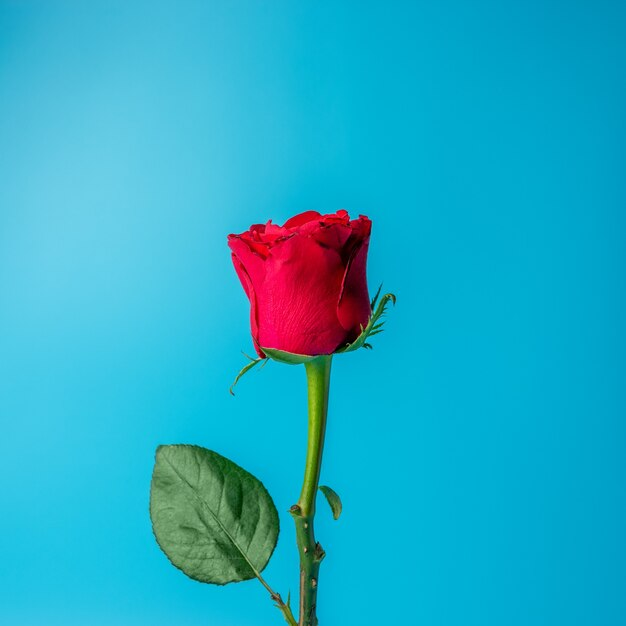
#> input picture IMAGE PROCESSING/rose.jpg, 626 x 626 px, found by its file name
$ python Difference_Operator.py
#> lines starting #> are read from the running program, lines starting #| are printed output that depends on the picture; after the words box and inside, x2 and y2 are one past the last pixel; in counts of white or black regions, pixels touching at a corner belong together
import cv2
import numpy as np
import matplotlib.pyplot as plt

# Read the image in grayscale
image = cv2.imread('rose.jpg', 0)
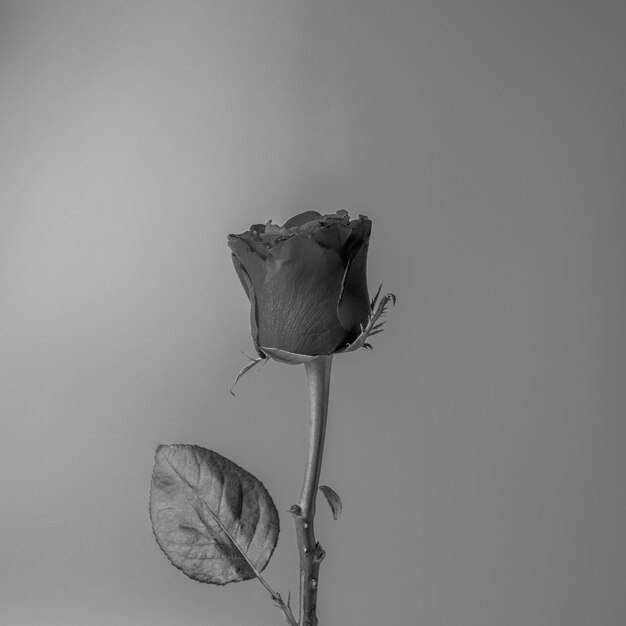
#> image: shape (626, 626); min 0, max 201, mean 134.2

# Apply Gaussian blur
blurred = cv2.GaussianBlur(image, (5, 5), 0)

# Perform edge detection using Canny
edges = cv2.Canny(blurred, 50, 150)
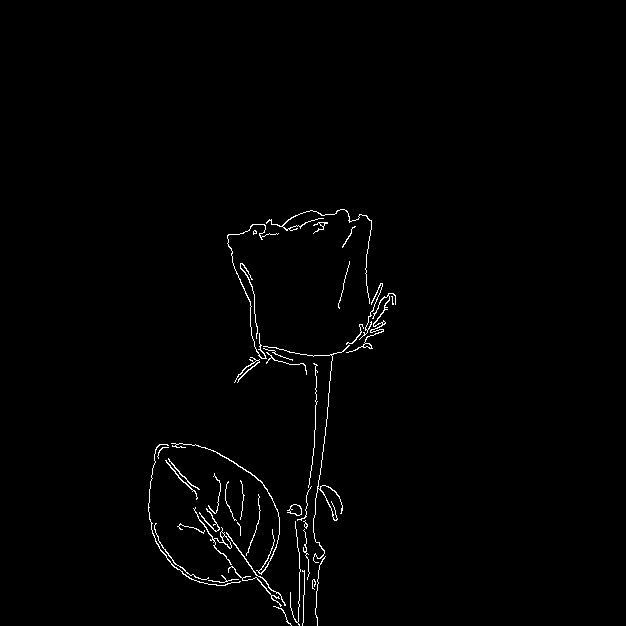
#> edges: shape (626, 626); 1.1% white in thin lines or dots, all inside (x1, y1, x2, y2) = (148, 209, 396, 626)

# Display the original image and the edges using Matplotlib
plt.subplot(121), plt.imshow(image, cmap='gray')
plt.title('Original Image'), plt.xticks([]), plt.yticks([])

plt.subplot(122), plt.imshow(edges, cmap='gray')
plt.title('Edge Image'), plt.xticks([]), plt.yticks([])

plt.show()
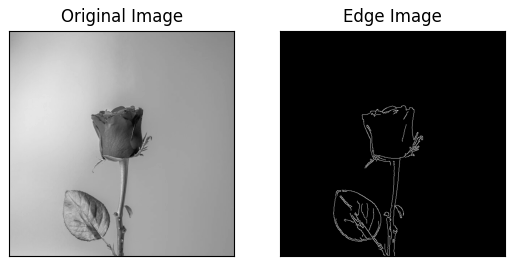
#> figure drawn by matplotlib, 2 panels
